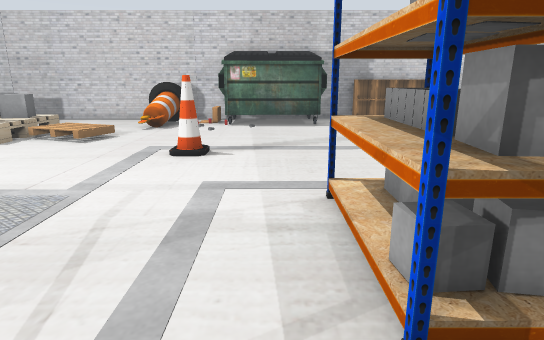
[1] (above)

18 first-person views from a walk through a Gazebo world. The camera is 1 m above the floor, tilts 14° down and sees 75° across. Floor lines are 1 m apart. The floor is counted in squares, 0.5 m on a side. Each view is taken from the middle of a square. On the plan, view 1 faces up. The plan holds only what a view shows up to about 19 squares ahead; the rest is blank. The place goes on beyond the plan. Robots are left out. Gazebo's built-in surfaces are drawn with simple patterns. Some stock models are drawn as simple stand-ins. Some surface patterns are stand-ins.

[2]
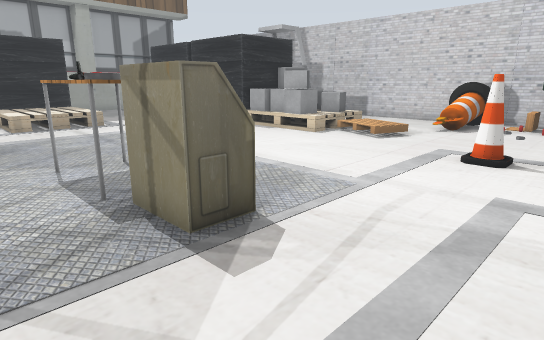

[3]
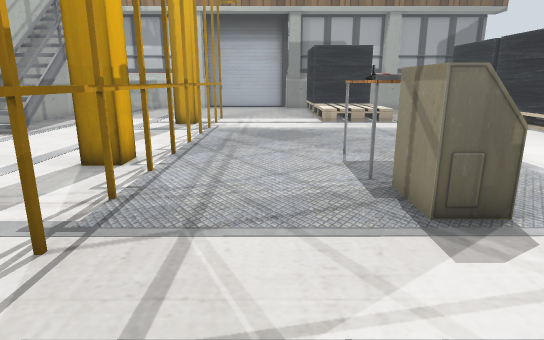

[4]
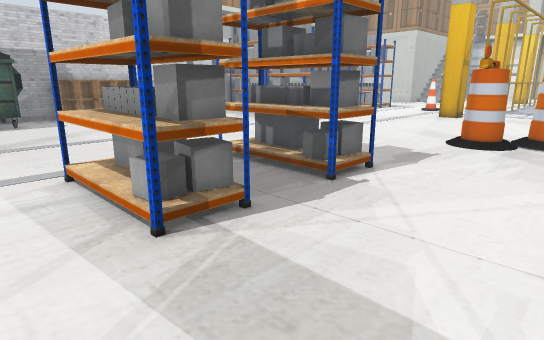

[5]
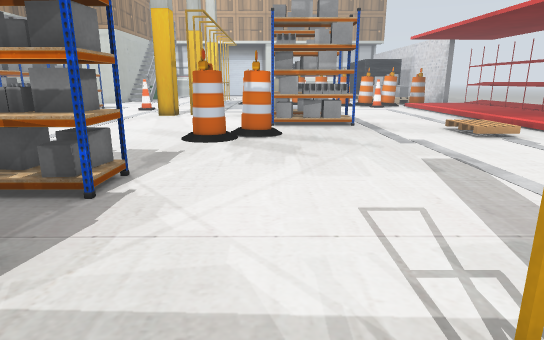

[6]
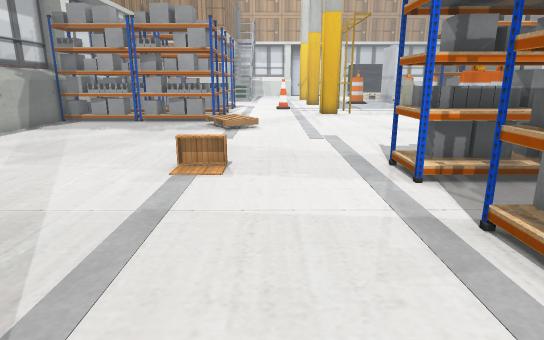

[7]
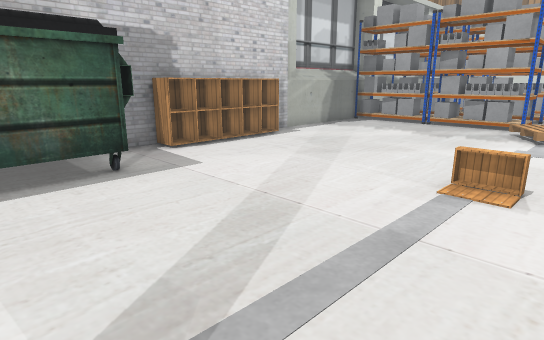

[8]
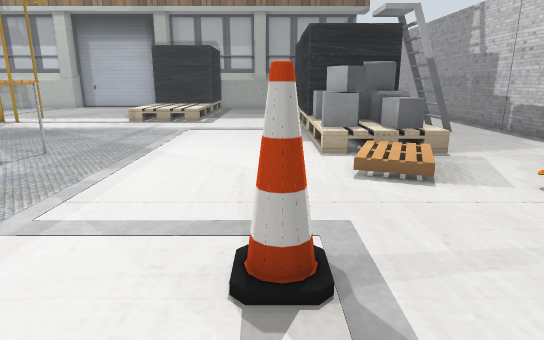

[9]
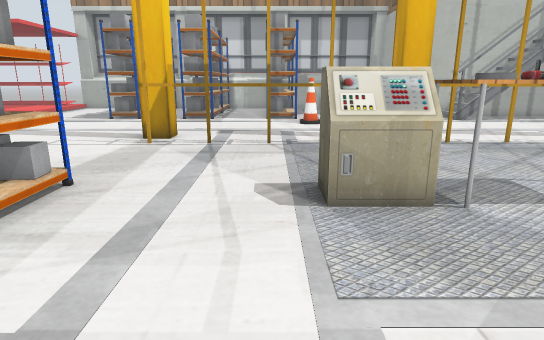

[10]
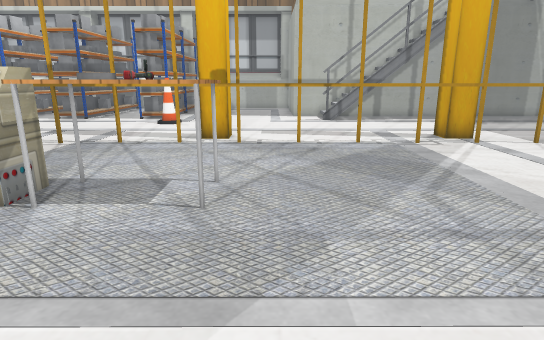

[11]
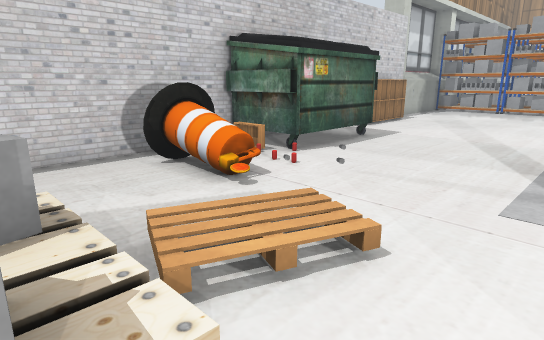

[12]
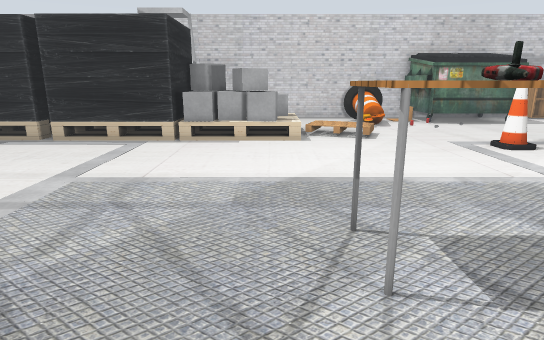

[13]
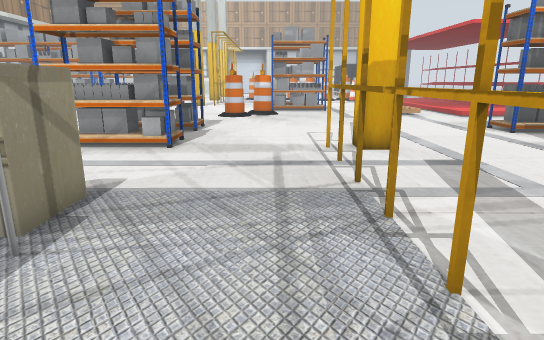

[14]
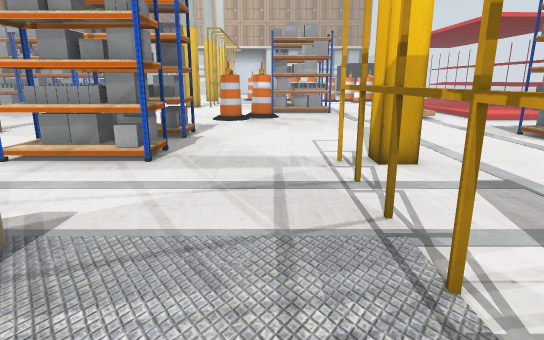

[15]
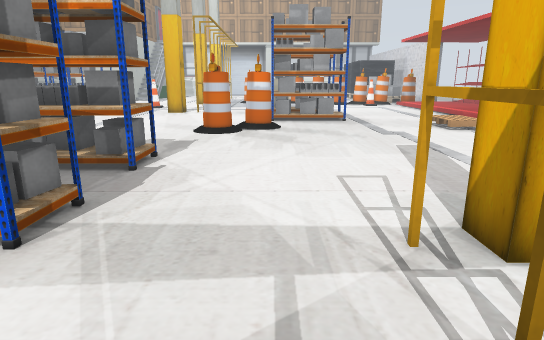

[16]
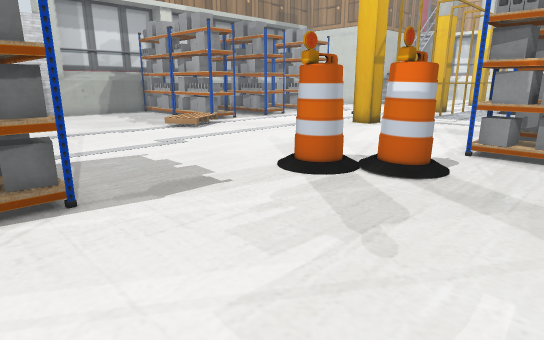

[17]
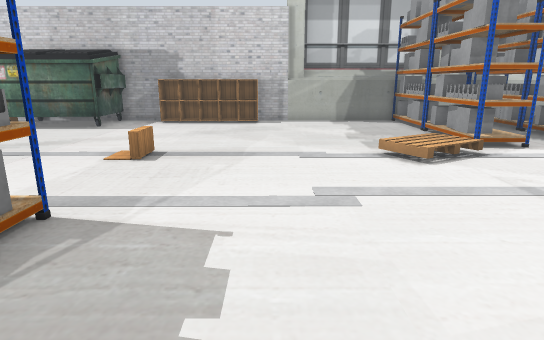

[18]
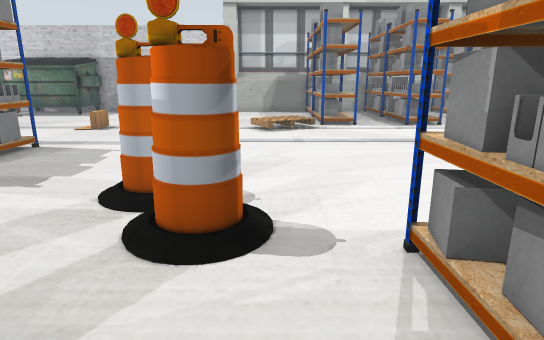

### Floor plan
Key: @ floor where view 1 was taken; # wall or solid block; . floor; = window, fence, low wall or low ledge; U dumpster; C cabinet; B barrel; P pallet; N cone; L ladder; T table; R drill; G grey cylinder; Y yellow post; E yellow box; O other object.
Columns run from 18 left of view 1 to 18 right of it. Each row starts with its distance up from view 1.
 20 ###################################
 19  ..............UUUUUUUCCCCCC......##
 18  ...........BBBOUUUUUU............##
 17    LL.......BB..OUUUUU............=#
 16    LL  .....BB.O..................##
 15     =#====........................##
 14     =####=PP......................##
 13        ##=PPP.....................=##
 12 #====####=PPP...................PP###
 11 .####=====..............OO.....PPPP..
 10 ...............NN.......O.......PP...
  9 .....................................
  8 .....................................
  7 .....................................
  6 ==.................###.###...........
  5 ==.................##=.##=...........
  4 ==.......TTTT==....###.###...........
  3 ==.......TRGT##....###.###...........
  2 .........TRGT==....##..##.....B......
  1 .............................BB......
  0 ..................@...........BBB....
 -1 ...............................B..##
 -2 ..................................##
 -3 EYEYEYEYEYEYEYEYEYEY..............==
 -4 .##.......##.......#..............##
 -5 ..................................##
 -6 .....................................
 -7  ....................................
 -8  .........  .N.......................
 -9 ..........  .N................PPP....
-10 ######....    ................PPP  ..

Positions as (right, up) in squares from view 1, and headings:
1: (0, 0), facing up
2: (0, 0), facing up-left
3: (1, 0), facing left
4: (-1, -2), facing up-right
5: (-1, -1), facing right
6: (-2, 9), facing right
7: (-1, 9), facing up-right
8: (1, 10), facing left
9: (-3, 9), facing down
10: (-10, 9), facing down
11: (-10, 10), facing up-right
12: (-10, -1), facing up
13: (-10, -1), facing right
14: (-8, -1), facing right
15: (-3, -1), facing right
16: (5, -4), facing up-right
17: (10, 1), facing up
18: (14, -5), facing up
